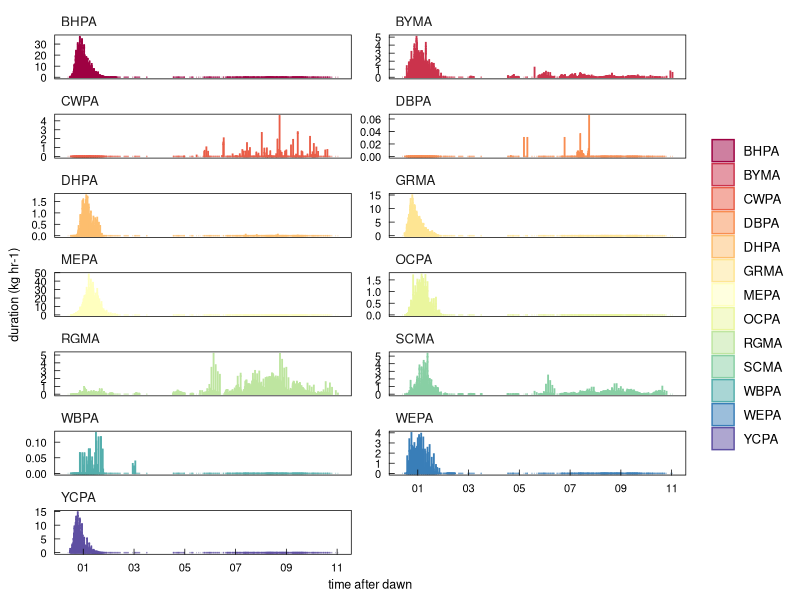
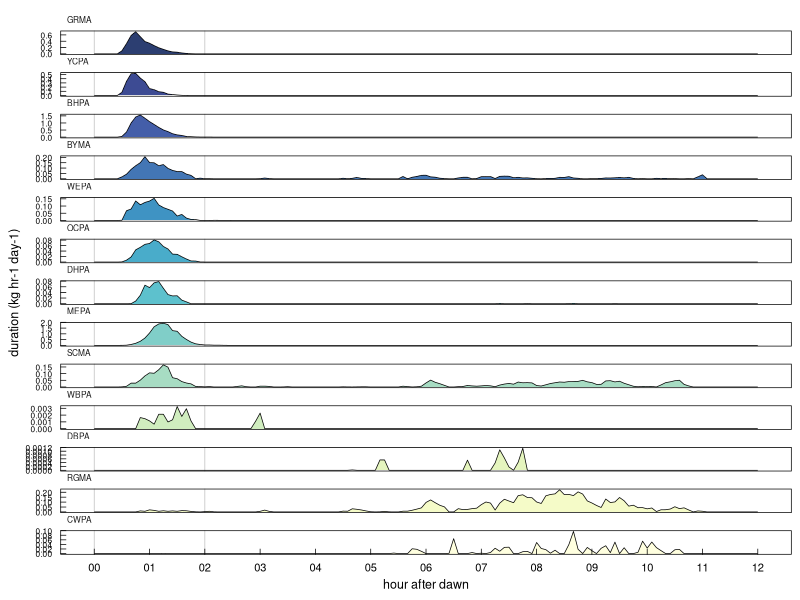
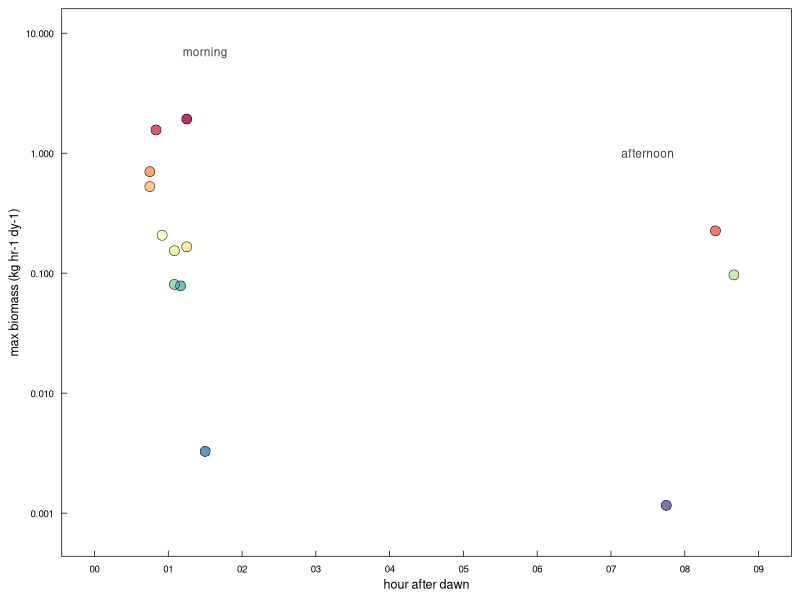
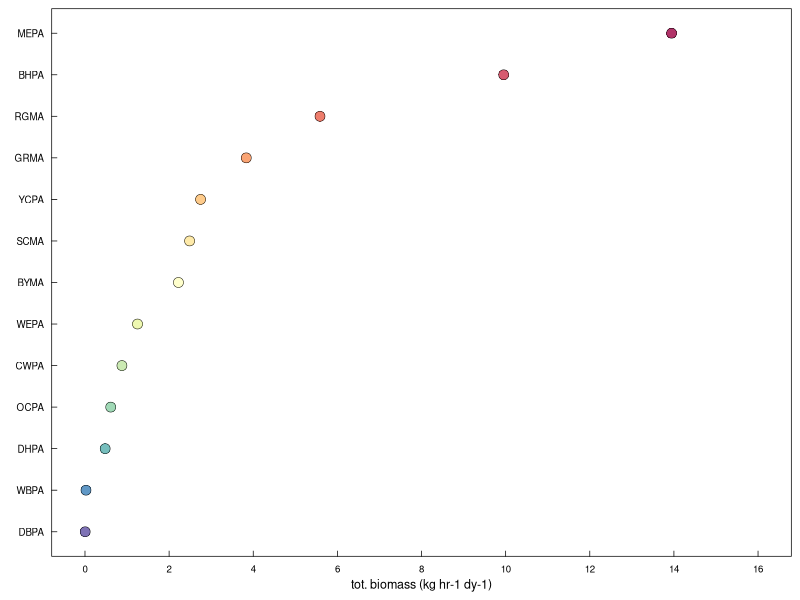

Here is the R script that generated these plots, in order: (Note: this script raises an error after producing the figures.)
#### this script is organizing and mapping daily bird counts on collpa
#### should be ~ 2 figure in the manuscript
#### it communicates across the study period the numbers and duration of parrots on the cliff


library(ggplot2)      # plotting and viz
library(plyr)         # legacy df manipulation
library(dplyr)        # variable grouping and manipulation
library(reshape)      # legacy df manipulation
library(data.table)   # legacy functions on df 
library(tidyr)        # gathering and spreading
library(zoo)          # roll mean
library(ggthemes)     # helpful ggplot themes
library(forcats)
library(scales)
library(RColorBrewer) # pretty colors
library(ggridges)
library(colorspace)
library(patchwork)
library(lubridate)    # formatting times dates


# custom ggplot theme
themeKV <- theme_few()+
  theme(strip.background = element_blank(),
        axis.line = element_blank(),
        axis.text.x = element_text(colour = "black", margin = margin(0.2, unit = "cm")),
        axis.text.y = element_text(colour = "black", margin = margin(c(1, 0.2), unit = "cm")),
        axis.ticks.x = element_line(colour = "black", linewidth=.25), 
        axis.ticks.y = element_line(colour = "black", linewidth=.25),
        axis.ticks.length=unit(-0.15, "cm"), 
        element_line(colour = "black", linewidth=.5),
        panel.border = element_rect(colour = "black", fill=NA, linewidth=.5),
        legend.title=element_blank(),
        strip.text=element_text(hjust=0))

#### read in raw survey data
# setwd("/Users/kylevanhoutan/colpa_flock/")
DF <- read.csv('data/survey_talldb.csv')

#### subset full data set for just time/hour occurrence observation data 
# first remove unnecessary columns 
survey <- subset(DF, select = c(SPECIES, TIMEad, DURATION_kg_hr)) # subset full dataset for only columns of interest

class(survey$TIMEad) # check on data format of "time" col
# returns [1] "character", need convert to time/date
#survey$TIME <- as.POSIXct(survey$TIME, format="%H:%M:%S")
survey$TIMEad <- as.POSIXct(survey$TIMEad, format="%H:%M")
class(survey$TIMEad) # check format: returns [1] "POSIXct" --> success! 
# now we can make some plots :)

# rescale Brewer palette to 13 categories
colourCount = length(unique(survey$SPECIES)) 
getPalette = colorRampPalette(brewer.pal(11, "Spectral")) # interpolate colors to fit the 13 parrot species
Spectral13 <- getPalette(colourCount) # 13 color Spectral palette 

#make in another Brewer palette too
getPalette = colorRampPalette(brewer.pal(9, "YlGnBu")) # interpolate different color palette
Spectral13v2 <- getPalette(colourCount) # 13 color Spectral palette 


# make col plot
ggplot(survey, aes(x = TIMEad, y = DURATION_kg_hr, group = SPECIES, color = SPECIES, alpha = 0.5)) +
  themeKV + theme(axis.text.y = element_text(size = 8),
                  axis.text.x = element_text(size = 8),
                  axis.title.x = element_text(size = 9),
                  axis.title.y = element_text(size = 9),
                  #legend.position=c(.16,.14),
                  #legend.key.height = unit(0.4, 'cm')
                  ) +
  geom_col(aes(fill = SPECIES), 
           alpha = 0.5) + 
  scale_color_manual(values = Spectral13) +
  scale_fill_manual(values = Spectral13) +
  scale_x_datetime(breaks = breaks_width("2 hour"), 
                   date_labels = "%H") + # set the time scales and drop date info
  xlab("time after dawn") +
  ylab("duration (kg hr-1)") +
  scale_y_continuous( breaks=pretty_breaks()) +
  facet_wrap(~SPECIES, ncol=2, scales = "free_y")


# try different way
# read in summarized survey data
DF2 <- read.csv('data/survey_histogr.csv')
DF2 %>% filter(SPECIES == "WBPA")

# subset full data set for just time/hour occurrence observation data 
# first remove unnecessary columns 
survey2 <- subset(DF2, select = c(SPECIES, TIMEad, KG_HR_DAY)) # subset full dataset for only columns of interest
class(survey2$TIMEad) # check on data format of "time" col
# returns [1] "character", need convert to time/date
#survey2$TIME <- as.POSIXct(survey2$TIME, format="%H:%M:%S")
survey2$TIMEad <- as.POSIXct(survey2$TIME, format="%H:%M")
class(survey2$TIMEad) # check format: returns [1] "POSIXct" --> success! 
# now we can make some plots :)

# reorder by duration most to fewest
#survey2$SPECIES <- factor(survey2$SPECIES, levels=c("MEPA", "BHPA", "RGMA", "GRMA", "YCPA", "SCMA", "BYMA", "WEPA", "CWPA", "OCPA", "DHPA", "WBPA", "DBPA"))
#reorder in order of appearance
survey2$SPECIES <- factor(survey2$SPECIES, levels=c("GRMA", "YCPA", "BHPA", "BYMA", "WEPA", "OCPA", "DHPA", "MEPA", "SCMA", "WBPA", "DBPA", "RGMA", "CWPA"))


p1 <- ggplot(survey2, aes(x = TIMEad, y = KG_HR_DAY, group = SPECIES, fill = SPECIES)) +
  themeKV + theme(legend.position = "none",
                  axis.text.y = element_text(size = 6),
                  axis.text.x = element_text(size = 8),
                  axis.title.x = element_text(size = 9),
                  axis.title.y = element_text(size = 9),
                  strip.text.x = element_text(size = 6),
                  panel.spacing.y = unit(-0.25, "lines"),) + # trying to reduce vertical spacing between panels
  # see: https://stackoverflow.com/questions/3681647/ggplot-how-to-increase-spacing-between-faceted-plots
  geom_area(alpha=0.85) +
  scale_fill_manual(values = rev(Spectral13v2)) +
  geom_line(linewidth = 0.25) +
  scale_x_datetime(breaks = breaks_width("1 hour"), 
                   date_labels = "%H") + # set the time scales and drop date info
  xlab("hour after dawn") +
  ylab("duration (kg hr-1 day-1)") +
  scale_y_continuous(breaks = pretty_breaks()) +
  facet_wrap(~SPECIES, ncol=1, scales = "free_y") +
  geom_vline(xintercept = as.POSIXct("00:00", format="%H:%M"), alpha = 0.25, size = 0.25, color = "#000000") +
  geom_vline(xintercept = as.POSIXct("02", format="%H"), alpha = 0.25, size = 0.25, color = "#000000")
p1



# sum duration for each group, in the KG_HR_DAY col
surveytotal <- survey2 %>% # see https://stackoverflow.com/questions/58197990/r-dplyr-grouping-and-adding-new-column
  group_by(SPECIES) %>% 
  summarise(total_KG=sum(KG_HR_DAY))
# then determine the hour with the max value for each species abundance
# use dplyr: https://stackoverflow.com/questions/24237399/how-to-select-the-rows-with-maximum-values-in-each-group-with-dplyr
sp_t_max <- survey2 %>% 
  group_by(SPECIES) %>%
  filter(KG_HR_DAY == max(KG_HR_DAY)) %>%
  arrange(SPECIES,TIMEad,KG_HR_DAY)
# join 2 DFs together
survey3 <- left_join(surveytotal, sp_t_max, by ='SPECIES') # see: https://www.guru99.com/r-dplyr-tutorial.html 

# build palette
colourCount = length(unique(survey3$SPECIES)) # but first expand the 11 brewer palette categories
getPalette = colorRampPalette(brewer.pal(11, "Spectral")) # interpolate colors to fit the 13 parrot species
Spectral13 <- getPalette(colourCount) # 13 color Spectral palette 

# now make plot
# highlight clusters of activity w/scatter plot of max value vs hour 
lims <- as.POSIXct(strptime(c("0","9"), format = "%H")) # manually set x axis time limits
p2 <- ggplot(survey3, aes(x = TIMEad, y = KG_HR_DAY, group = SPECIES, fill = SPECIES)) +
  themeKV + theme(legend.position = "none",
                  axis.text.y = element_text(size = 7),
                  axis.text.x = element_text(size = 7),
                  axis.title.x = element_text(size = 9),
                  axis.title.y = element_text(size = 9),) +
  geom_point(shape = 16, size = 3.2, alpha = 0.8,
             aes(color = fct_reorder(SPECIES,total_KG))) +
  scale_color_manual(values = rev(Spectral13)) + # reverse the order of the palette to match p1
  geom_point(shape = 1,size = 3.2, colour = "black", stroke = 0.25,) +
  scale_y_continuous(trans = log_trans(), 
                     breaks = c(0.001, 0.01, 0.1, 1, 10, 100),
                     limits = c(0.0007,10),
                     labels = comma) +
  scale_x_datetime(breaks = breaks_width("1 hour"), 
                   date_labels = "%H",
                   limits =lims) + # set the time scales and drop date info
  annotate("text", x =  as.POSIXct("01:30", format="%H:%M"), y = 7, # hardwire coord locations for mapping using POSIX
           label = "morning", alpha = 0.75, size = 3)+ 
  annotate("text", x =  as.POSIXct("07:30", format="%H:%M"), y = 1, 
           label = "afternoon", alpha = 0.75, size = 3)+
  xlab("hour after dawn") +
  ylab("max biomass (kg hr-1 dy-1)")
p2



# make plots with cumulative abundance expressed by mass 
p3 <- ggplot(survey3, aes(y = fct_reorder(SPECIES,total_KG), x = total_KG, group = SPECIES, fill = SPECIES)) +
  themeKV + theme(legend.position = "none",
                  axis.text.y = element_text(size = 7),
                  axis.text.x = element_text(size = 7),
                  axis.title.x = element_text(size = 9),
                  axis.title.y = element_text(size = 0),) +
  geom_point(shape = 16, size = 3.2, alpha = 0.8,
             aes(color = fct_reorder(SPECIES,total_KG))) +
  scale_color_manual(values = rev(Spectral13)) + # reverse the order of the palette to match p1
  geom_point(shape = 1,size = 3.2, colour = "black", stroke = 0.25,) +
  scale_x_continuous(breaks = seq(0, 16, by = 2), limits = c(0,16),) +
  #scale_x_datetime(breaks = breaks_width("1 hour"), 
  #                 date_labels = "%H") + # set the time scales and drop date info
  # xlab("hour of day") +
  xlab("tot. biomass (kg hr-1 dy-1)")
p3



#### make new plot with #birds instead of abundance by mass
# read in body mass data
massvol <- read.csv('data/body_brain.csv')
# subset full data set for just species and mass data, remove unnecessary columns 
mass <- subset(massvol, select = c(CODE, MASS_g)) # subset full dataset for only columns of interest
# join 2 DFs together
# Rename second column so colnames match
colnames(mass)[1] ="SPECIES"
mass_ind <- left_join(survey3, mass, by ='SPECIES') # see: https://www.guru99.com/r-dplyr-tutorial.html 
mass_ind <- subset(mass_ind, select = c(SPECIES, total_KG, MASS_g)) # subset full dataset for only columns of interest
mass_ind$indiv <- mass_ind$total_KG * 1000/mass_ind$MASS_g # convert from survey mass to individuals birds 


p4 <- ggplot(mass_ind, aes(y = fct_reorder(SPECIES,indiv), x = indiv, group = SPECIES, fill = SPECIES)) +
  themeKV + theme(legend.position = "none",
                  axis.text.y = element_text(size = 7),
                  axis.text.x = element_text(size = 7),
                  axis.title.x = element_text(size = 9),
                  axis.title.y = element_text(size = 0),) +
  geom_point(shape = 16, size = 3.2, alpha = 0.8,
             aes(color = fct_reorder(SPECIES,total_KG))) +
  scale_color_manual(values = rev(Spectral13)) + # reverse the order of the palette to match p1
  geom_point(shape = 1,size = 3.2, colour = "black", stroke = 0.25,) +
  scale_x_continuous(breaks = seq(0, 45, by = 5), limits = c(0,45),) +
  #scale_x_datetime(breaks = breaks_width("1 hour"), 
  #                 date_labels = "%H") + # set the time scales and drop date info
  # xlab("hour of day") +
  xlab("tot. birds (indiv. hr-1 dy-1)")
p4


# patch them together
layout <- "
A
B
C"
p2 + p3 + p4 +
  plot_layout(design = layout) +
  plot_annotation(tag_levels = 'a') # add panel labels a, b, c... etc


# END  
